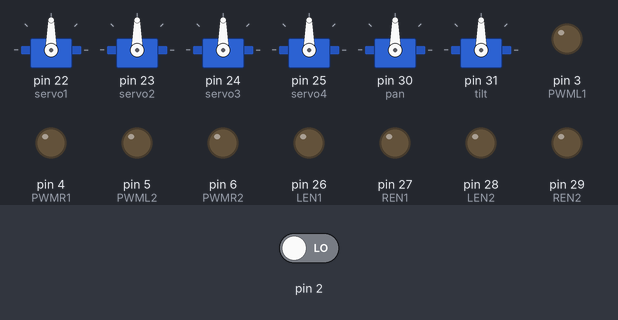
A sketch run on a simulated Arduino Mega 2560, built with avr-gcc and run on an emulated ATmega2560. Shown: 6 × servo, output pins drawn as LEDs (lit = HIGH). The inputs (shaded band) are chosen by the test bench; at power-on: pin 2 LOW. What the sketch prints to the serial monitor is not drawn.

Above: at 0.1 s.
At 2.1 s:
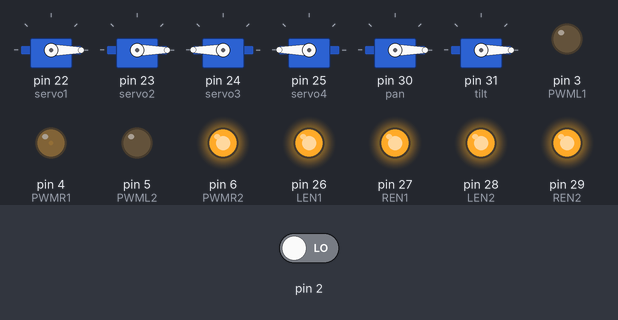
Timing chart, 0 to 3.6 s (numbered marks = the images above):
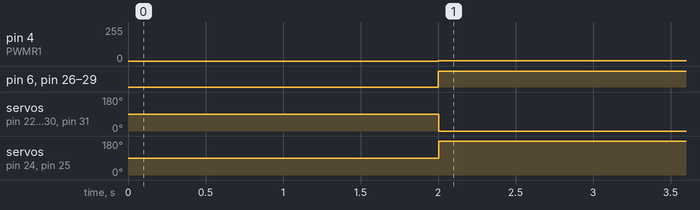

Measured:
- by itself, pin 4 (PWMR1): 0/255 → 2/255 at 2.0 s
- by itself, pin 6 (PWMR2), pin 26 (LEN1), pin 27 (REN1), pin 28 (LEN2), pin 29 (REN2): LOW → HIGH at 2.0 s
- by itself, servo on pin 22 (servo1), servo on pin 23 (servo2), servo on pin 30 (pan), servo on pin 31 (tilt): 90° → 0° at 2.0 s
- by itself, servo on pin 24 (servo3), servo on pin 25 (servo4): 90° → 180° at 2.0 s

The sketch:

skeleton.ino
```cpp
/* Coded by Tahsin Haque---
RIC Solaris
*/

// Arduino Mega using interrupt on pin 2 (INT4)
#include <Servo.h>
Servo servo1, servo2, servo3, servo4, pan, tilt;
volatile uint16_t ppmChannels[8];
volatile uint8_t ppmIndex = 0;
unsigned long lastTime = 0;

// Named channels
int throttle;
int rudder;
int roll;
int pitch;
int cameraPan;
int cameraTilt;


int LEN1 = 26;
int REN1 = 27;
int LEN2 = 28;
int REN2 = 29;


int PWML1 = 3;
int PWMR1 = 4;
int PWML2 = 5;
int PWMR2 = 6;


void ppmISR() {
  unsigned long now = micros();
  unsigned long duration = now - lastTime;
  lastTime = now;

  if (duration > 3000) {
    ppmIndex = 0; // Start of new frame
  } else if (ppmIndex < 8) {
    ppmChannels[ppmIndex] = duration;
    ppmIndex++;
  }
}

void setup() {
  Serial.begin(115200);

  pinMode(2, INPUT);
  attachInterrupt(digitalPinToInterrupt(2), ppmISR, RISING);
  servo1.attach(22);
  servo2.attach(23);
  servo3.attach(24);
  servo4.attach(25);
  pan.attach(30);
  tilt.attach(31);


  pinMode(LEN1, OUTPUT);
  pinMode(REN1, OUTPUT);
  pinMode(LEN2, OUTPUT);
  pinMode(REN2, OUTPUT);

  pinMode(PWML1, OUTPUT);
  pinMode(PWMR1, OUTPUT);
  pinMode(PWML2, OUTPUT);
  pinMode(PWMR2, OUTPUT);


delay(1000);

  servo1.write(90);
  servo2.write(90);
  servo3.write(90);
  servo4.write(90);
  pan.write(90);
  tilt.write(90);

delay(1000);
  Serial.println("PPM Decoder with Named Channels Started");
}

void loop() {

  // FS-i6X PPM channel order:
  // CH1 = Roll
  // CH2 = Pitch
  // CH3 = Throttle
  // CH4 = Rudder

  roll = ppmChannels[0];
  pitch = ppmChannels[1];
  throttle = ppmChannels[2];
  rudder = ppmChannels[3];
  cameraPan = ppmChannels[4];
  cameraTilt = ppmChannels[5];

  Serial.print("Roll: "); Serial.print(roll);
  Serial.print(" Pitch: "); Serial.print(pitch);
  Serial.print(" Throttle: "); Serial.print(throttle);
  Serial.println(" Rudder: "); Serial.println(rudder);


  digitalWrite(LEN1,1);
  digitalWrite(REN1,1);
  digitalWrite(LEN2,1);
  digitalWrite(REN2,1);

  pan.write(cameraPan);
  tilt.write(cameraTilt);

  if(pitch > 600){
    analogWrite(PWML1, map(pitch, 600, 995, 10, 255));
    analogWrite(PWMR1,0);
    analogWrite(PWML2, map(pitch, 600, 995, 10, 255));
    analogWrite(PWMR2,0);
  }
  else if(pitch < 400){
    analogWrite(PWML1,0);
    analogWrite(PWMR1,map(pitch, 400, 5, 10, 255));
    analogWrite(PWML2,0);
    analogWrite(PWMR2,map(pitch, 400, 5, 10, 255));
  }
  else{
    analogWrite(PWML1,0);
    analogWrite(PWMR1,0);
    analogWrite(PWML2,0);
    analogWrite(PWMR2,0);
  }


  if(roll > 550){
    servo1.write(map(roll, 550, 995, 90, 180));
    servo2.write(map(roll, 550, 995, 90, 180));
    servo3.write(map(roll, 550, 995, 90, 0));
    servo4.write(map(roll, 550, 995, 90, 0));
  }
  else if(roll < 450){
    servo1.write(map(roll, 450, 0, 90, 0));
    servo2.write(map(roll, 450, 0, 90, 0));
    servo3.write(map(roll, 450, 0, 90, 180));
    servo4.write(map(roll, 450, 0, 90, 180));
  }
  else{
  servo1.write(90);
  servo2.write(90);
  servo3.write(90);
  servo4.write(90);
  }

}
```
